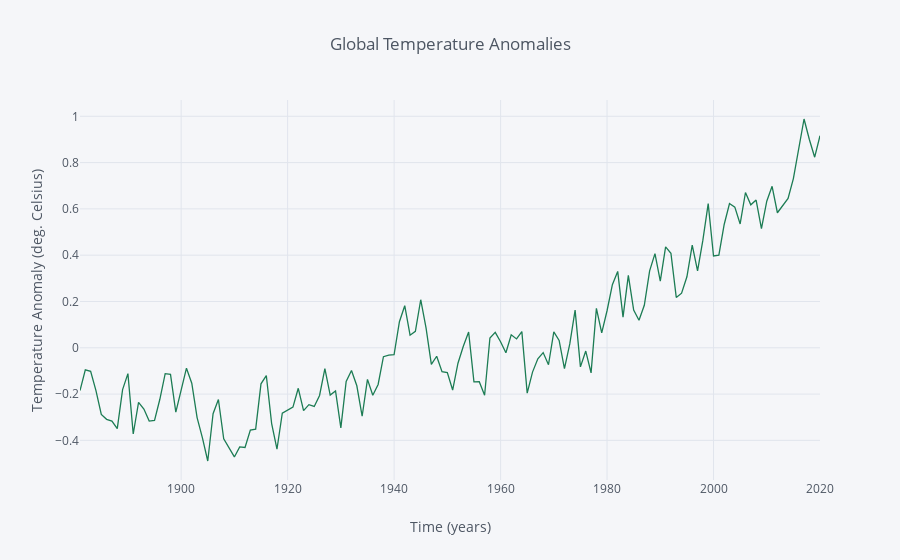

Notebook cell for this chart:
### Code cell
t.resample('A').mean().iplot(kind='line', xTitle='Time (years)', color='#1C7C54',
                  yTitle='Temperature Anomaly (deg. Celsius)', title='Global Temperature Anomalies')

### Figure 1 — Plotly figure (JSON) as saved in the notebook; plotly's stock layout.template omitted (floating-point values rounded to 4 significant figures; data arrays with more than 128 entries replaced by an {"elided": "..."} marker saying what was removed)
{"data": [{"line": {"color": "rgba(28, 124, 84, 1.0)", "dash": "solid", "shape": "linear", "width": 1.3}, "mode": "lines", "name": "Avg_Anomaly_deg_C", "text": "", "type": "scatter", "uid": "c6f370b1-c336-4f66-88bb-82384c3bf62c", "x": {"elided": "140 str values"}, "y": {"elided": "140 float values"}}], "layout": {"legend": {"bgcolor": "#F5F6F9", "font": {"color": "#4D5663"}}, "paper_bgcolor": "#F5F6F9", "plot_bgcolor": "#F5F6F9", "title": {"font": {"color": "#4D5663"}, "text": "Global Temperature Anomalies"}, "xaxis": {"gridcolor": "#E1E5ED", "showgrid": true, "tickfont": {"color": "#4D5663"}, "title": {"font": {"color": "#4D5663"}, "text": "Time (years)"}, "zerolinecolor": "#E1E5ED"}, "yaxis": {"gridcolor": "#E1E5ED", "showgrid": true, "tickfont": {"color": "#4D5663"}, "title": {"font": {"color": "#4D5663"}, "text": "Temperature Anomaly (deg. Celsius)"}, "zerolinecolor": "#E1E5ED"}}}
